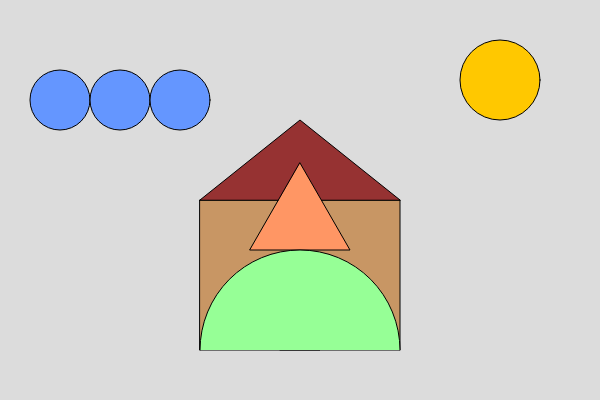
Frame 1 (no input)
Frame 60 (no input): identical to frame 1, image omitted
Frame 120 (the mouse pressed at the canvas centre since frame 60): identical to frame 1, image omitted

The p5.js sketch that drew this single still picture (run headless with seeded random() and noise() and a simulated clock; from frame 60 on, the mouse is pressed at the canvas centre):

// p5.js sketch
// ── sketch.js
function setup() {
 createCanvas(600, 400);
}
function draw() {
 background(220);
 // Base
 fill(200, 150, 100);
 rect(200, 200, 200, 150);
 // Techo
 fill(150, 50, 50);
 triangle(200, 200, 300, 120, 400, 200);
 // Puerta
 fill(100, 50, 20);
 rect(280, 270, 40, 80);
 // Sol
 fill(255, 200, 0);
 circle(500, 80, 80);

 //Los 3 circulos 
 fill(100, 150, 255);
 circle(60, 100, 60);
 circle(120, 100, 60);
 circle(180, 100, 60);

 //el triangulo equilátero aproximado
 fill(255, 150, 100);
 triangle(250, 250, 350, 250, 300, 163);

 //Arco semicircular
 fill(150, 255, 150);
 arc(300, 350, 200, 200, PI, TWO_PI);
}
